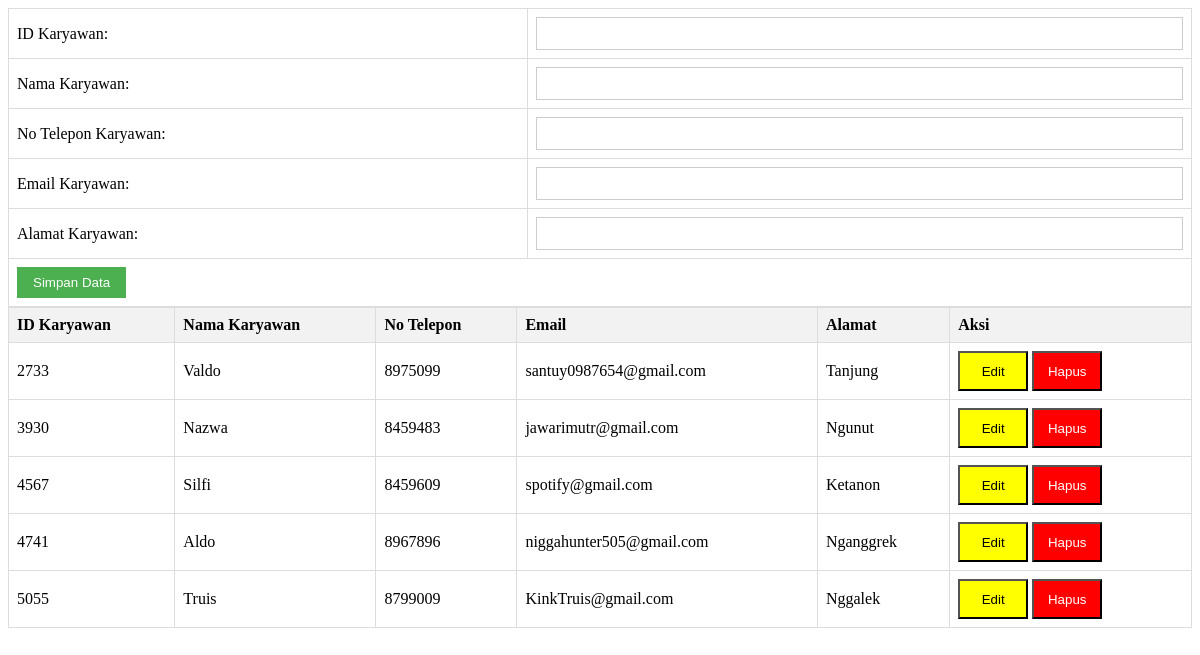
The page /CRUDkaryawan.php on the database as committed earlier.
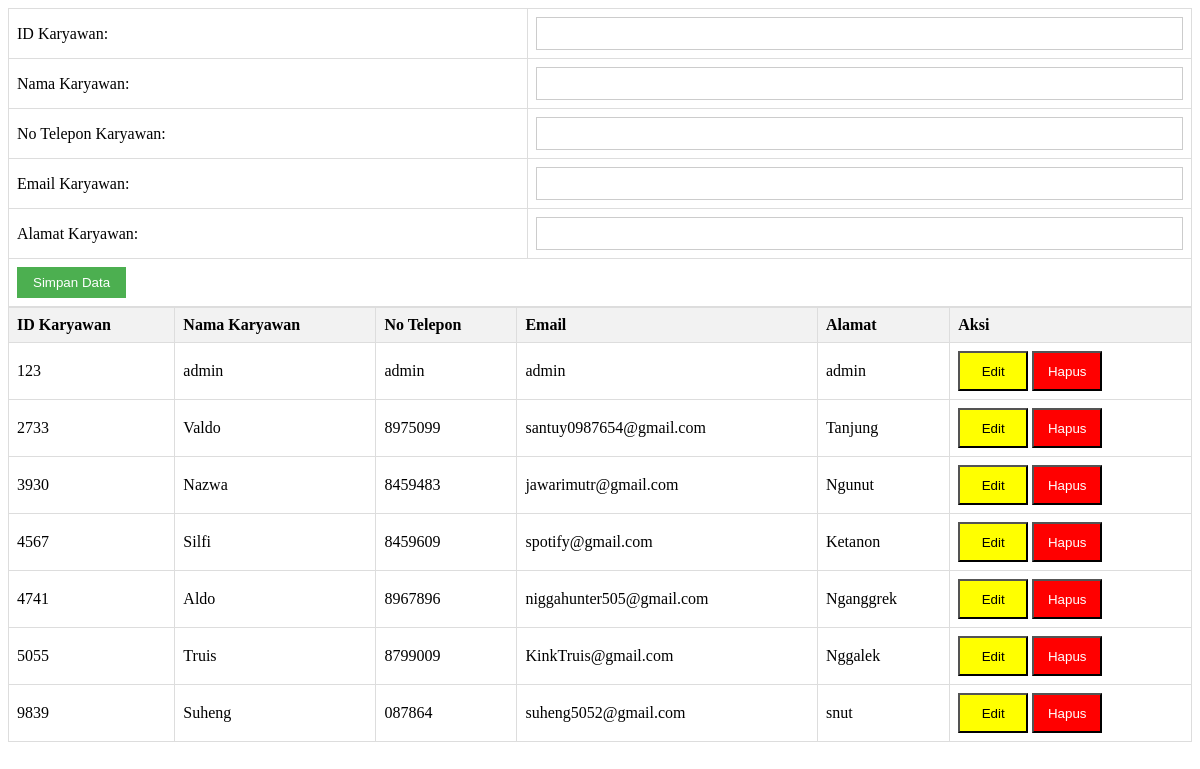
The same page on the database as committed later.
### tables this page shows
CREATE TABLE `karyawan` (
  `ID_Karyawan` varchar(4) NOT NULL,
  `Nama_Karyawan` varchar(50) DEFAULT NULL,
  `No_Tlp_Karyawan` varchar(12) DEFAULT NULL,
  `Email_Karyawan` varchar(35) DEFAULT NULL,
  `Alamat_Karyawan` varchar(100) DEFAULT NULL
);

### CRUDkaryawan.php (the view, shortened to what this page needs)
<!DOCTYPE html>
<html>
<head>
</head>
<body>
<?php
include "koneksi.php";
$id_karyawan = '';
$nama_karyawan = '';
$no_tlp_karyawan = '';
$email_karyawan = '';
$alamat_karyawan = '';
?>
<form action="" method="POST">
    <table>
        <tr>
            <td><label for="id_karyawan">ID Karyawan:</label></td>
            <td><input type="text" name="id_karyawan" value="<?php echo $id_karyawan; ?>" required></td>
        </tr>
        <tr>
            <td><label for="nama_karyawan">Nama Karyawan:</label></td>
            <td><input type="text" name="nama_karyawan" value="<?php echo $nama_karyawan; ?>" required></td>
        </tr>
        <tr>
            <td><label for="no_tlp_karyawan">No Telepon Karyawan:</label></td>
            <td><input type="text" name="no_tlp_karyawan" value="<?php echo $no_tlp_karyawan; ?>" required></td>
        </tr>
        <tr>
            <td><label for="email_karyawan">Email Karyawan:</label></td>
            <td><input type="text" name="email_karyawan" value="<?php echo $email_karyawan; ?>" required></td>
        </tr>
        <tr>
            <td><label for="alamat_karyawan">Alamat Karyawan:</label></td>
            <td><input type="text" name="alamat_karyawan" value="<?php echo $alamat_karyawan; ?>" required></td>
        </tr>
        <tr>
            <td colspan="2">
                <?php if ($id_karyawan != ''): ?>
                    <input type="hidden" name="edit" value="true">
                    <input type="submit" value="Update Data">
                <?php else: ?>
                    <input type="submit" value="Simpan Data">
                <?php endif; ?>
            </td>
        </tr>
    </table>
</form>
<table>
    <tr>
        <th>ID Karyawan</th>
        <th>Nama Karyawan</th>
        <th>No Telepon</th>
        <th>Email</th>
        <th>Alamat</th>
        <th>Aksi</th>
    </tr>
    <?php
    $sql = "SELECT * FROM karyawan ORDER BY ID_Karyawan ASC";
    $result = $koneksi->query($sql);
    if ($result->num_rows > 0) {
        while ($tampil = $result->fetch_assoc()) {
            echo "
            <tr>
                <td>{$tampil['ID_Karyawan']}</td>
                <td>{$tampil['Nama_Karyawan']}</td>
                <td>{$tampil['No_Tlp_Karyawan']}</td>
                <td>{$tampil['Email_Karyawan']}</td>
                <td>{$tampil['Alamat_Karyawan']}</td>
                <td class='aksi'>
                    <button class='edit' onclick='window.location.href=\"?edit={$tampil['ID_Karyawan']}\"'>Edit</button>
                    <button class='hapus' onclick='if (confirm(\"Yakin ingin menghapus?\")) window.location.href=\"?delete={$tampil['ID_Karyawan']}\"'>Hapus</button>
                </td>
            </tr>
            ";
        }
    } else {
        echo "<tr><td colspan='6'>Tidak ada data karyawan</td></tr>";
    }
    ?>
</table>
</body>
</html>

### CRUDkaryawan.php (style rules this page uses)
.aksi button.edit { background-color: #FFFF00; color: #000000; width: 70px; height: 40px; }
.aksi button.hapus { background-color: #FF0000; color: #FFFFFF; width: 70px; height: 40px; }
table { border-collapse: collapse; width: 100%; }
th, td { text-align: left; padding: 8px; border: 1px solid #ddd; }
th { background-color: #f2f2f2; }
input[type="text"] { width: 100%; padding: 8px; border: 1px solid #ccc; box-sizing: border-box; }
input[type="submit"] { padding: 8px 16px; background-color: #4CAF50; color: white; border: none; cursor: pointer; }

Rows that differ between the two databases and show on the page:
added karyawan: ID_Karyawan "123", Nama_Karyawan "admin", No_Tlp_Karyawan "admin", Email_Karyawan "admin", Alamat_Karyawan "admin"
added karyawan: ID_Karyawan "9839", Nama_Karyawan "Suheng", No_Tlp_Karyawan "087864", Email_Karyawan "suheng5052@gmail.com", Alamat_Karyawan "snut"
